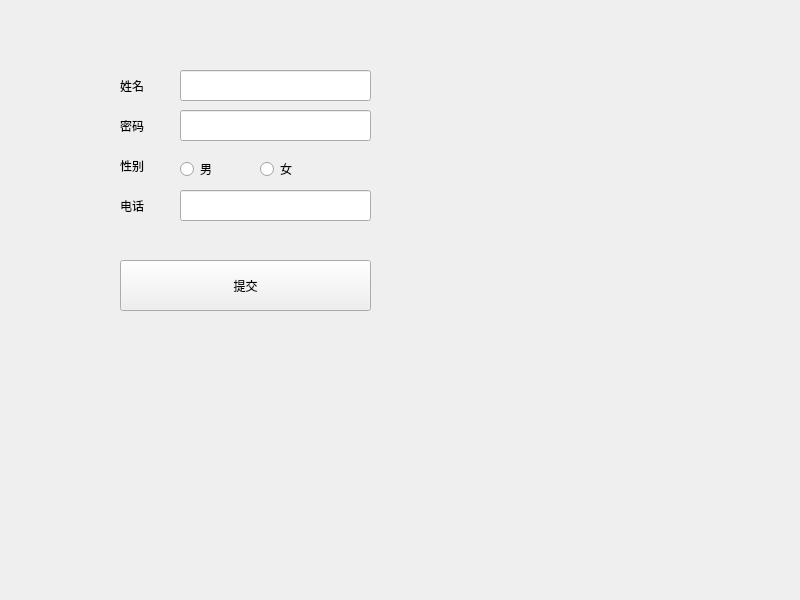
<?xml version="1.0" encoding="UTF-8"?>
<ui version="4.0">
 <class>Widget</class>
 <widget class="QWidget" name="Widget">
  <property name="geometry">
   <rect>
    <x>0</x>
    <y>0</y>
    <width>800</width>
    <height>600</height>
   </rect>
  </property>
  <property name="windowTitle">
   <string>Widget</string>
  </property>
  <widget class="QLabel" name="label">
   <property name="geometry">
    <rect>
     <x>120</x>
     <y>80</y>
     <width>54</width>
     <height>12</height>
    </rect>
   </property>
   <property name="text">
    <string>姓名</string>
   </property>
  </widget>
  <widget class="QLabel" name="label_2">
   <property name="geometry">
    <rect>
     <x>120</x>
     <y>120</y>
     <width>54</width>
     <height>12</height>
    </rect>
   </property>
   <property name="text">
    <string>密码</string>
   </property>
  </widget>
  <widget class="QLabel" name="label_3">
   <property name="geometry">
    <rect>
     <x>120</x>
     <y>160</y>
     <width>54</width>
     <height>12</height>
    </rect>
   </property>
   <property name="text">
    <string>性别</string>
   </property>
  </widget>
  <widget class="QLabel" name="label_4">
   <property name="geometry">
    <rect>
     <x>120</x>
     <y>200</y>
     <width>54</width>
     <height>12</height>
    </rect>
   </property>
   <property name="text">
    <string>电话</string>
   </property>
  </widget>
  <widget class="QLineEdit" name="lineEdit_name">
   <property name="geometry">
    <rect>
     <x>180</x>
     <y>70</y>
     <width>191</width>
     <height>31</height>
    </rect>
   </property>
  </widget>
  <widget class="QLineEdit" name="lineEdit_password">
   <property name="geometry">
    <rect>
     <x>180</x>
     <y>110</y>
     <width>191</width>
     <height>31</height>
    </rect>
   </property>
  </widget>
  <widget class="QRadioButton" name="radioButton_male">
   <property name="geometry">
    <rect>
     <x>180</x>
     <y>160</y>
     <width>91</width>
     <height>18</height>
    </rect>
   </property>
   <property name="text">
    <string>男</string>
   </property>
  </widget>
  <widget class="QRadioButton" name="radioButton_female">
   <property name="geometry">
    <rect>
     <x>260</x>
     <y>160</y>
     <width>91</width>
     <height>18</height>
    </rect>
   </property>
   <property name="text">
    <string>女</string>
   </property>
  </widget>
  <widget class="QLineEdit" name="lineEdit_phone">
   <property name="geometry">
    <rect>
     <x>180</x>
     <y>190</y>
     <width>191</width>
     <height>31</height>
    </rect>
   </property>
  </widget>
  <widget class="QPushButton" name="pushButton_submit">
   <property name="geometry">
    <rect>
     <x>120</x>
     <y>260</y>
     <width>251</width>
     <height>51</height>
    </rect>
   </property>
   <property name="text">
    <string>提交</string>
   </property>
  </widget>
 </widget>
 <resources/>
 <connections/>
</ui>
